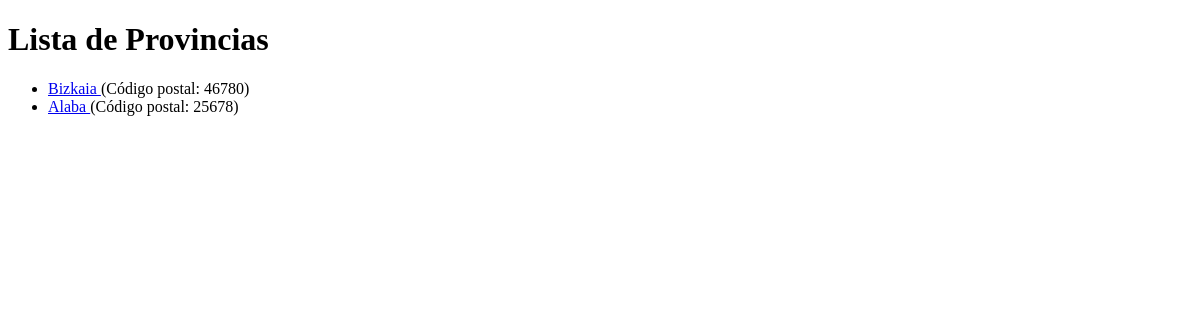
/appCine/lista_provincias/, run on an earlier commit of the app's database.
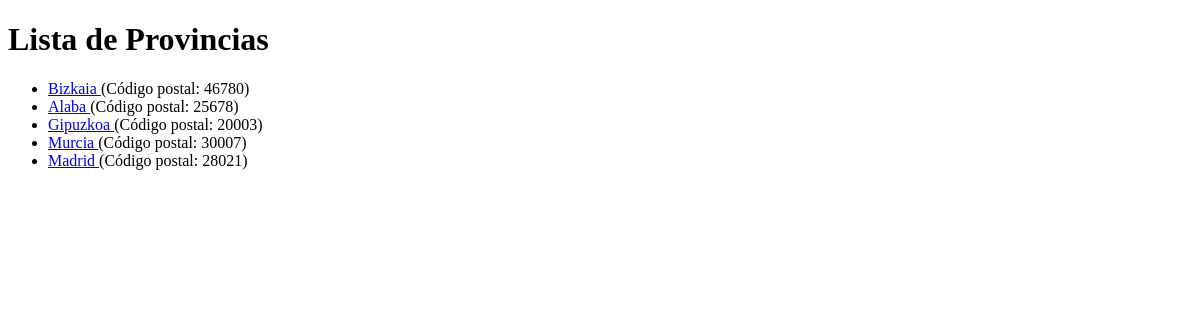
And on a later commit of the database.
### appCine/models.py (models this page shows, shortened)
class Provincia(models.Model):
    id_provincia = models.AutoField(primary_key=True)
    nombre_provincia = models.CharField(max_length=100)
    codigo_postal = models.CharField(max_length=10)

### appCine/views.py (the view)
# urls.py: path('lista_provincias/', views.lista_provincias, name='lista_provincias'),
def lista_provincias(request):
    provincias = Provincia.objects.order_by("id_provincia")
    contexto = {'lista_provincias': provincias}
    return render(request, 'lista_provincias.html', contexto)

### appCine/templates/lista_provincias.html (shortened to what this page needs)
<!DOCTYPE html>
<html lang="es">
<head>
</head>
<body>
    <h1>Lista de Provincias</h1>
    {% if lista_provincias %}
        <ul>
            {% for provincia in lista_provincias %}
                <li>
                    <a href="{% url 'detalle_provincia' provincia.id_provincia %}">
                        {{ provincia.nombre_provincia }}
                    </a>
                    (Código postal: {{ provincia.codigo_postal }})
                </li>
            {% endfor %}
        </ul>
    {% else %}
        <p>No hay provincias disponibles.</p>
    {% endif %}
</body>
</html>

What changed in the data, as far as the page shows it:
added Provincia: nombre_provincia "Gipuzkoa", codigo_postal "20003"
added Provincia: nombre_provincia "Murcia", codigo_postal "30007"
added Provincia: nombre_provincia "Madrid", codigo_postal "28021"
